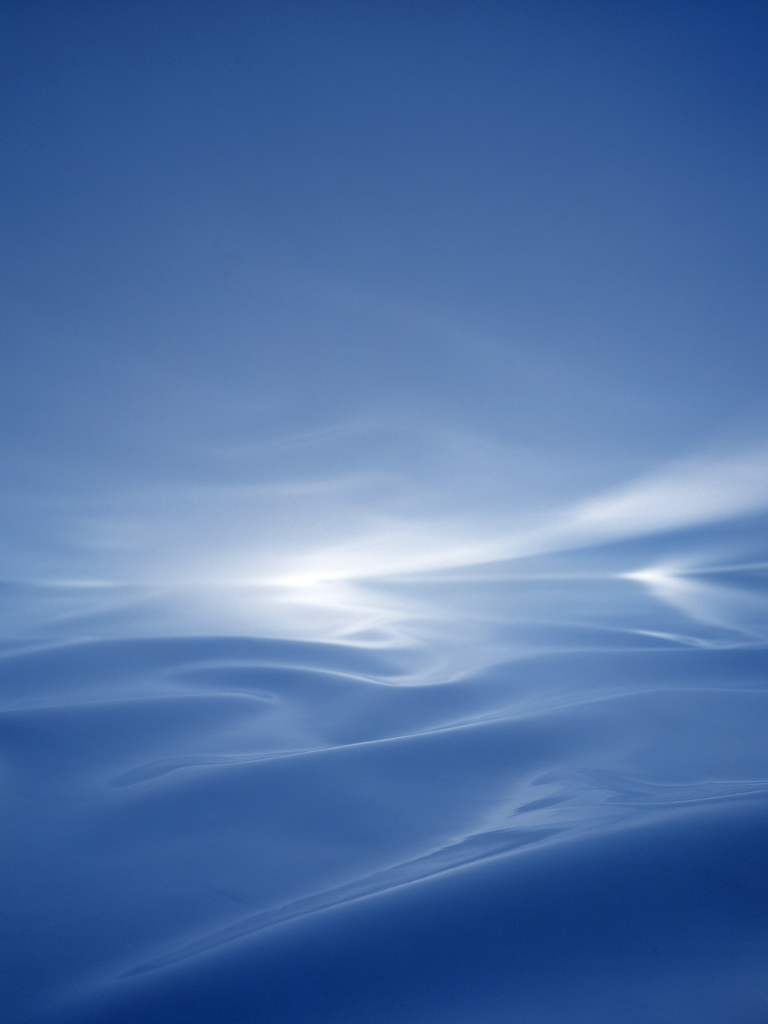
#> input picture src/bg.jpg, 3072 x 4096 px (shown at 1/4 size)
$ python pixelize.py
#> lines starting #> are read from the running program, lines starting #| are printed output that depends on the picture
#!/usr/bin/env python3
"""Generate the low-res dithered site images from the originals in src/.

    python3 tools/pixelize.py              # default (--scale 1.5), matches the site
    python3 tools/pixelize.py --scale 1    # bigger blocks
    python3 tools/pixelize.py --scale 2    # smaller blocks

Needs: pip install pillow numpy

Every image gets two versions: *-px-s for phones (<= 600px wide) and
*-px-l for larger screens. Widths are chosen so one image pixel is about
2 CSS px on a 390px-wide phone and about 3 CSS px on a 1920px desktop
at --scale 1. --scale multiplies those widths, so --scale 2 halves the
block size; the site uses 1.5.

Colours are snapped to LEVELS per channel with a 4x4 Bayer ordered dither,
alpha is snapped to on/off with the same threshold map (fades become a
pixel dissolve). The scarf ad gets a fully transparent frame held for
HOLD_MS after each play so nothing shows between plays.

Icons are rasterised separately by tools/rasterize-icons.js (needs a
browser) at 32 * scale px; this script then dithers those PNGs.
"""
import argparse
import os
import numpy as np
from PIL import Image, ImageSequence

LEVELS = 4           # colour levels per channel
HOLD_MS = 3000       # pause between scarf ad plays
FRAME_MS = 100       # scarf ad frame duration

BAYER = np.array([[0, 8, 2, 10], [12, 4, 14, 6], [3, 11, 1, 9], [15, 7, 13, 5]], dtype=np.float32)

ROOT = os.path.dirname(os.path.dirname(os.path.abspath(__file__)))

# (source, output stem, phone width, desktop width, opaque?)
STILLS = [
    ('src/bg.jpg',     'images/bg-px',     320, 640, True),
    ('src/logo.png',   'images/logo-px',   136, 192, False),
    ('src/portal.png', 'images/portal-px', 196, 640, False),
]
ANIMATIONS = [
    ('src/scarf-ad.gif', 'images/scarf-px', 196, 640),
]
ICONS = ['web', 'shopping-bag', 'music', 'game-controller', 'instagram']
ICON_PX = 32


def threshold_map(h, w):
    t = (BAYER + 0.5) / 16.0
    return np.tile(t, (h // 4 + 1, w // 4 + 1))[:h, :w]


def dither(img):
    """Ordered-dither an RGBA image: colour to LEVELS per channel, alpha to on/off."""
    a = np.asarray(img.convert('RGBA'), dtype=np.float32) / 255.0
    h, w = a.shape[:2]
    t = threshold_map(h, w)[..., None]
    rgb = a[..., :3] + (t - 0.5) * (1.0 / LEVELS)
    q = np.clip(np.floor(rgb * LEVELS), 0, LEVELS - 1) / (LEVELS - 1)
    alpha = (a[..., 3:4] > t).astype(np.float32)
    out = np.concatenate([q, alpha], axis=-1)
    return Image.fromarray((out * 255 + 0.5).astype(np.uint8), 'RGBA')


def shrink(img, width):
    img = img.convert('RGBA')
    h = max(1, round(img.height * width / img.width))
    return img.resize((width, h), Image.LANCZOS)


def report(path):
    im = Image.open(path)
    n = getattr(im, 'n_frames', 1)
    print(f'{path:28s} {im.size[0]}x{im.size[1]}' + (f' x{n}' if n > 1 else '') + f'  {os.path.getsize(path) // 1024} KB')


def make_still(src, dst, width, opaque):
    im = dither(shrink(Image.open(src), width))
    if opaque:
        im = im.convert('RGB').quantize(colors=256, dither=Image.Dither.NONE)
    im.save(dst, 'PNG', optimize=True)
    report(dst)


def make_animation(src, dst, width):
    frames = [dither(shrink(f, width)) for f in ImageSequence.Iterator(Image.open(src))]
    durations = [FRAME_MS] * len(frames)
    frames.append(Image.new('RGBA', frames[0].size, (0, 0, 0, 0)))
    durations.append(HOLD_MS)
    frames[0].save(dst, 'WEBP', save_all=True, append_images=frames[1:], duration=durations,
                   loop=0, lossless=True, method=6)
    report(dst)


def make_icon(name, px):
    src = f'tools/build/icons/{name}.png'
    if not os.path.exists(src):
        print(f'skip icon {name}: run tools/rasterize-icons.js first')
        return
    a = np.asarray(Image.open(src).convert('RGBA'), dtype=np.float32) / 255.0
    if a.shape[0] != px:
        a = np.asarray(Image.fromarray((a * 255).astype(np.uint8)).resize((px, px), Image.LANCZOS), dtype=np.float32) / 255.0
    alpha = (a[..., 3] > threshold_map(px, px)).astype(np.uint8) * 255
    out = np.zeros((px, px, 4), np.uint8)
    out[..., 3] = alpha                      # solid black glyph
    dst = f'icons/{name}.png'
    Image.fromarray(out, 'RGBA').save(dst, optimize=True)
    report(dst)


def main():
    ap = argparse.ArgumentParser(description=__doc__, formatter_class=argparse.RawDescriptionHelpFormatter)
    ap.add_argument('--scale', type=float, default=1.5, help='resolution multiplier; 2 = half-size blocks')
    args = ap.parse_args()
    os.chdir(ROOT)
    s = args.scale
    for src, stem, ws, wl, opaque in STILLS:
        make_still(src, f'{stem}-s.png', round(ws * s), opaque)
#> in shrink, `return img.resize((width, h), Image.LANCZOS)`:
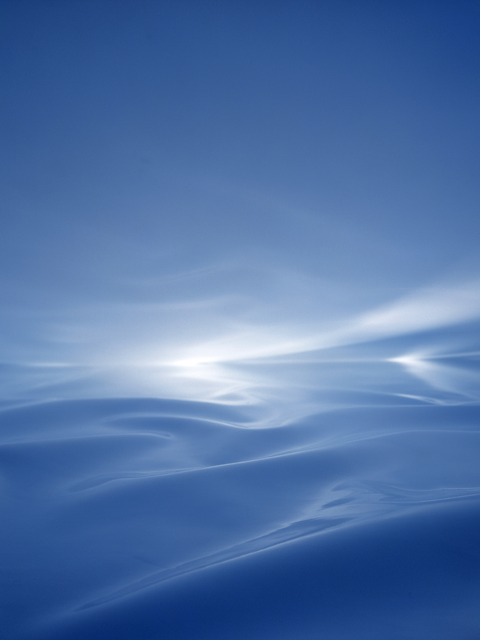
#> returned value: PIL image 480x640 RGBA; mean R, G, B, A 79.5, 113.8, 166, 255
#> in dither, `rgb = a[..., :3] + (t - 0.5) * (1.0 / LEVELS)`:
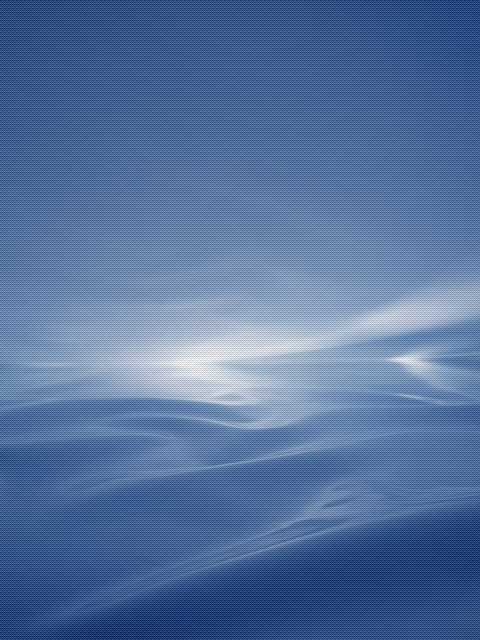
#> rgb: shape (640, 480, 3) float32; mean R, G, B 0.312, 0.446, 0.651; drawn with min black and max white
#> in dither, `q = np.clip(np.floor(rgb * LEVELS), 0, LEVELS - 1) / (LEVELS - 1)`:
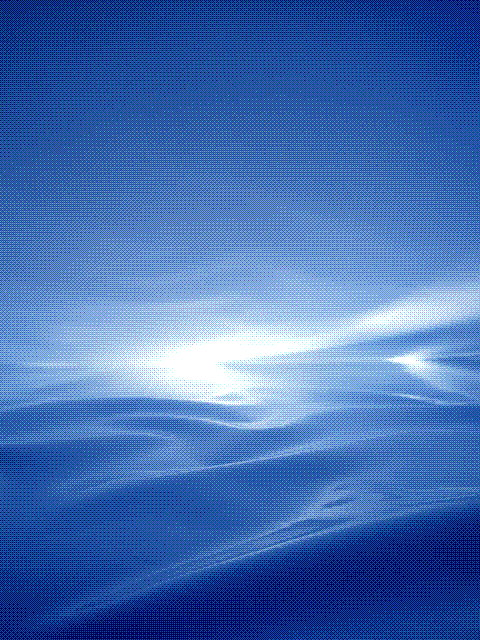
#> q: shape (640, 480, 3) float32; mean R, G, B 0.256, 0.428, 0.699
#> in dither, `alpha = (a[..., 3:4] > t).astype(np.float32)`: alpha: shape (640, 480, 1) float32; every value is 1
#> in report, `n = getattr(im, 'n_frames', 1)`: n = 1
#| images/bg-px-s.png           480x640  17 KB
        make_still(src, f'{stem}-l.png', round(wl * s), opaque)
#> in dither (call 2), `alpha = (a[..., 3:4] > t).astype(np.float32)`: alpha: shape (1280, 960, 1) float32; every value is 1
#| images/bg-px-l.png           960x1280  75 KB
    for src, stem, ws, wl in ANIMATIONS:
        make_animation(src, f'{stem}-s.webp', round(ws * s))
        make_animation(src, f'{stem}-l.webp', round(wl * s))
    for name in ICONS:
        make_icon(name, round(ICON_PX * s))


if __name__ == '__main__':
#> (the run stopped early here; a loop or call above may not have finished)
